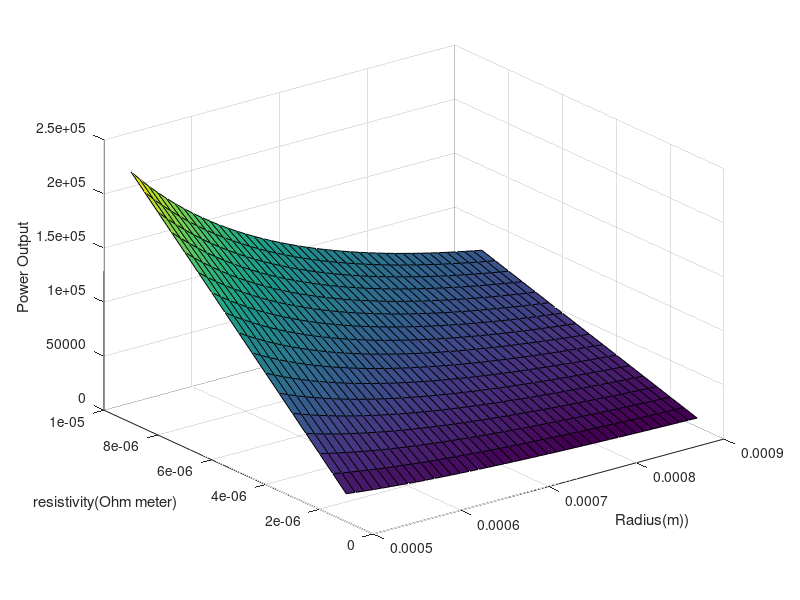

Write MATLAB code to recreate this figure.

R = 0.0005:0.00001:0.0009;
P = 0.000001:0.0000005:0.000009;


[r,p] = meshgrid(R,P);
f = ((45.^2).*10.*(p))./((r.^2).*pi);

surf(r,p,f)
xlabel('Radius(m))')
ylabel('resistivity(Ohm meter)')
zlabel('Power Output')

